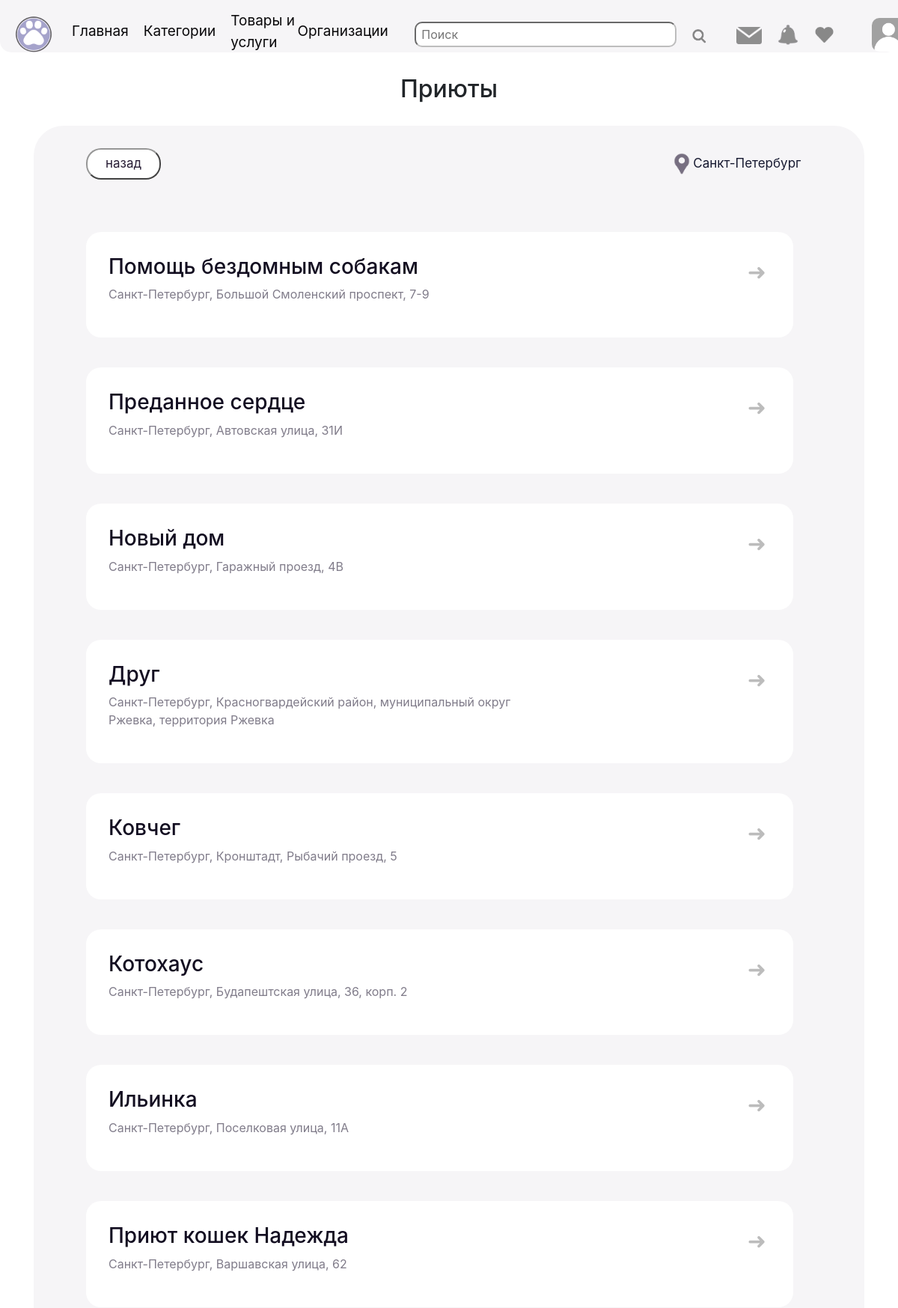
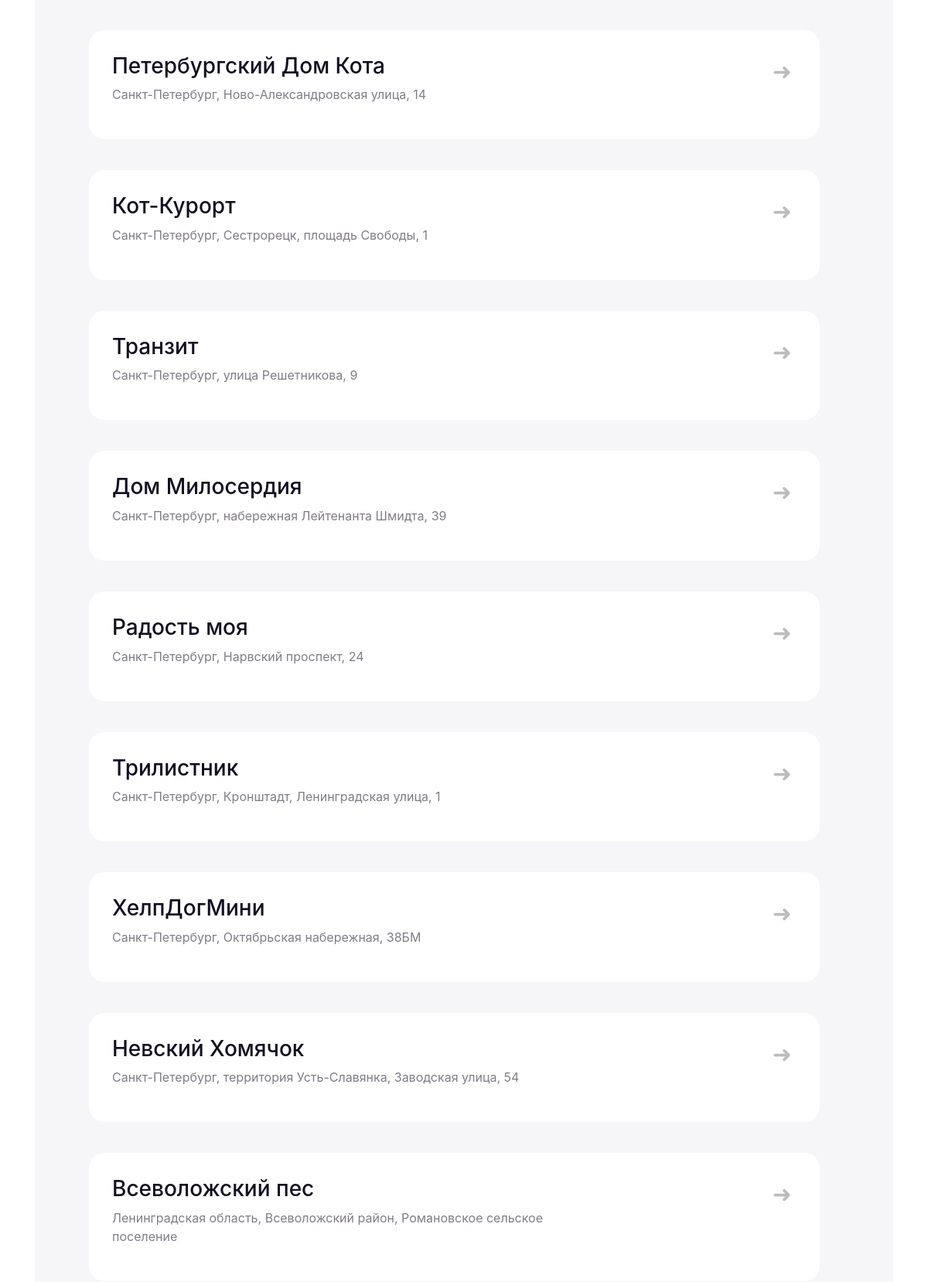
/organizations/shelters (signed in, upper part), run on the app's committed database (2 pictures, top to bottom).
### data/users.py (models this page shows, shortened)
class User(SqlAlchemyBase, UserMixin):
    __tablename__ = 'users'
    id = sqlalchemy.Column(sqlalchemy.Integer,
                           primary_key=True, autoincrement=True)
    name = sqlalchemy.Column(sqlalchemy.String, nullable=False)
    about = sqlalchemy.Column(sqlalchemy.String, nullable=True)
    photo = sqlalchemy.Column(sqlalchemy.String, nullable=True)
    email = sqlalchemy.Column(sqlalchemy.String,
                              index=True, unique=True, nullable=False)
    hashed_password = sqlalchemy.Column(sqlalchemy.String, nullable=False)
    created_date = sqlalchemy.Column(sqlalchemy.DateTime,
                                     default=datetime.datetime.now)
    posts = orm.relationship("Post", back_populates='user')
    city = sqlalchemy.Column(sqlalchemy.String, default='Москва')

### data/organizations.py (models this page shows)
class Organizations(SqlAlchemyBase):
    __tablename__ = 'organizations'
    id = sqlalchemy.Column(sqlalchemy.Integer,
                           primary_key=True, autoincrement=True)
    name = sqlalchemy.Column(sqlalchemy.String, nullable=False)
    type = sqlalchemy.Column(sqlalchemy.String)
    address = sqlalchemy.Column(sqlalchemy.String)
    hours = sqlalchemy.Column(sqlalchemy.String)
    url = sqlalchemy.Column(sqlalchemy.String)
    contacts = sqlalchemy.Column(sqlalchemy.String)
    city = sqlalchemy.Column(sqlalchemy.String, default='Москва')

### main.py (the view, shortened to what this page needs)
@app.route('/organizations/<types>')
def organization(types):
    f = open('organizations.json', encoding="utf8")
    r = json.load(f)
    n = r[types]["name"]
    if current_user.is_authenticated:
        city = current_user.city
    else:
        city = session.get('city')
        if not city:
            session['city'] = 'Москва'
    ds = db_session.create_session()
    filt = ds.query(Organizations).filter(Organizations.type == types, Organizations.city == city).all()
    ds = db_session.create_session()
    m = ds.query(Organizations).filter(Organizations.city == city, Organizations.type == types).all()
    src = r[types]["src"]
    session["link"] = f'/organizations/{types}'
    if len(city) > 100:
        city = city[:100] + '...'
    return render_template('org_type.html', title=n, name=n, city=city, link_kard=src, info=m)

### data/db_session.py (called while the page is built)
def create_session() -> Session:
    global __factory
    return __factory()

### main.py (called while the page is built)
@login_manager.user_loader
def load_user(user_id):
    db_sess = db_session.create_session()
    return db_sess.query(User).get(user_id)

### templates/org_type.html (shortened to what this page needs)
{% extends "base.html" %}
{% block content %}
<h2>{{ name }}</h2>
<div class="div_o">
    <div class="geo2" style="width: 91%; align-items: center;">
        <a href="/organizations">
            <button class="back">назад</button>
        </a>
        <a href="/choice_city"><img src="/static/img/point.png" height="30">{{ city }}</a>
    </div>
    <a>
        {%for i in info %}
        <a href='/organizations/{{i.type}}/{{i.id}}' class="post_mini"
           style="padding: 30px; display: flex; height: 100%;">
            <div style="width: 80%">
                <h3>{{i.name}}</h3>
                <p style="color: #807c8a">{{i.address}}</p>
            </div>
            <div class='v_div'>
                <button class="v_org2"> ➜</button>
            </div>
        </a>
        {% endfor %}
    </a>
</div>
{% endblock %}

### templates/base.html (shortened to what this page needs)
<!doctype html>
<html lang="en">
<head>
    <link rel="stylesheet"
          href="https://stackpath.bootstrapcdn.com/bootstrap/4.4.1/css/bootstrap.min.css"
>
    <link rel="stylesheet"
          href="/static/css/style.css">
</head>
<body class="main">
<header>
    <nav>
        <div>
            <a class="navbar-brand" href="/"><img src="/static/img/logo.png" width="50px"></a>
            <ul class="un">
                <li>
                    <a class="link" href="/">Главная</a>
                </li>
                <li>
                    <a class="link" href="/category">Категории</a>
                </li>
                <li>
                    <a class="link" href="#">Товары и услуги</a>
                </li>
                <li class='li2'>
                    <a class="link" href="/organizations">
                        Организации
                    </a>
                </li>
            </ul>
            <form class="search_f">
                <input placeholder=" Поиск" type="search">
                <a class="img_a" href=''><img src="/static/img/search_logo.png" height="20px"></a>
            </form>
            {% if current_user.is_authenticated %}
            <a class="img_a"><img src="/static/img/chat2.png" height="23px" alt="сообщения"></a>
            <a class="img_a"><img src="/static/img/bell.png" height="27px" alt="уведомления"></a>
            <a class="img_a"><img src="/static/img/fav.png" height="27px" alt="избранное"></a>
            <a class="img_a" href="/profile"><img src="/static/img/avatar.png" height="45px"
                                                  style='border-radius: 10px; margin-left: 30px;'></a>
            {% else %}
            <a href='/profile'>
                <button class="login">Войти</button>
            </a>
            {% endif %}
        </div>
    </nav>
</header>
<main role="main" class="container">
    {% block content %}
    {% endblock %}
</main>
</body>

### static/css/style.css (style rules this page uses)
nav { border-radius: 0px 0px 15px 15px; background-color: #f6f5f7; color: #e2d3ed; height: 70px; }
.container { text-align: center; margin-top: 30px }
nav div { padding-left: 20px; padding-top: 5px; align-items: center; display: flex; }
.v_div { text-align: end; width: 40%; }
.div_o { display: block; margin-top: 30px; padding: 30px; text-align: center; font-size: 18px; border-radius: 40px; background: #f6f5f7; }
.geo2 { margin-left: 40px; text-align: start; justify-content: space-between; display: flex; margin-bottom: 30px; }
.post_mini { color: #130e21; text-decoration: none; border-radius: 20px; background-color: #fff; display: block; padding: 30px; height: 200px; margin: 40px; font-size: 16px; text-align: start; justify-content: start; width: 90%; }
.un { margin-left: 10px; font-size: 19px; padding: 0px; align-items: center; margin-top: 9px; list-style-type: none; display: flex; }
.geo2 a { text-decoration: none; color: #171A31; font-size: 17px; }
.link { margin-right: 20px; text-decoration: none; color: #09080a; }
.img_a { margin-left: 20px; }
.v_org2 { font-size: 30px; color: #BCBCBC; background: none; text-decoration: none; border: none; }
.back { color: #281D35; padding: 6px; font-size: 17px; width: 100px; background: #fff; border-color: #969696; border-radius: 20px; }
.search_f { display: flex; align-items: center; margin-right: 20px; }
.search_f input { width: 350px; padding: 3px; margin-left: 15px; border-radius: 10px; border-color: #BDBDBD; }

### data on the page
User: city "Санкт-Петербург"
Organizations: {{ i.id }} 1 (drawn), name "Помощь бездомным собакам", address "Санкт-Петербург, Большой Смоленский проспект, 7-9"
Organizations: name "Преданное сердце", address "Санкт-Петербург, Автовская улица, 31И"
Organizations: name "Новый дом", address "Санкт-Петербург, Гаражный проезд, 4В"
Organizations: name "Друг", address "Санкт-Петербург, Красногвардейский район, муниципальный округ Ржевка, территория Ржевка"
Organizations: name "Ковчег", address "Санкт-Петербург, Кронштадт, Рыбачий проезд, 5"
Organizations: name "Котохаус", address "Санкт-Петербург, Будапештская улица, 36, корп. 2"
Organizations: name "Ильинка", address "Санкт-Петербург, Поселковая улица, 11А"
Organizations: name "Приют кошек Надежда", address "Санкт-Петербург, Варшавская улица, 62"
Organizations: name "Петербургский Дом Кота", address "Санкт-Петербург, Ново-Александровская улица, 14"
Organizations: {{ i.id }} 10 (drawn), name "Кот-Курорт", address "Санкт-Петербург, Сестрорецк, площадь Свободы, 1"
Organizations: name "Транзит", address "Санкт-Петербург, улица Решетникова, 9"
Organizations: name "Дом Милосердия", address "Санкт-Петербург, набережная Лейтенанта Шмидта, 39"
Organizations: name "Радость моя", address "Санкт-Петербург, Нарвский проспект, 24"
Organizations: name "Трилистник", address "Санкт-Петербург, Кронштадт, Ленинградская улица, 1"
Organizations: name "ХелпДогМини", address "Санкт-Петербург, Октябрьская набережная, 38БМ"
Organizations: name "Невский Хомячок", address "Санкт-Петербург, территория Усть-Славянка, Заводская улица, 54"
Organizations: name "Всеволожский пес", address "Ленинградская область, Всеволожский район, Романовское сельское поселение"

### other printed values
{{ name }} "Приюты"
